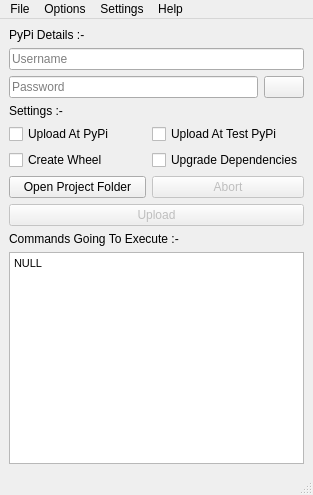
<?xml version="1.0" encoding="UTF-8"?>
<ui version="4.0">
 <class>MainWindow</class>
 <widget class="QMainWindow" name="MainWindow">
  <property name="geometry">
   <rect>
    <x>0</x>
    <y>0</y>
    <width>313</width>
    <height>495</height>
   </rect>
  </property>
  <property name="windowTitle">
   <string>PyPI Uploader</string>
  </property>
  <property name="windowIcon">
   <iconset>
    <normaloff>../../../../Downloads/upload.png</normaloff>../../../../Downloads/upload.png</iconset>
  </property>
  <property name="tabShape">
   <enum>QTabWidget::Rounded</enum>
  </property>
  <widget class="QWidget" name="centralwidget">
   <layout class="QGridLayout" name="gridLayout">
    <item row="5" column="0" colspan="2">
     <layout class="QGridLayout" name="gridLayout_2">
      <item row="2" column="1">
       <widget class="QPushButton" name="abort">
        <property name="enabled">
         <bool>false</bool>
        </property>
        <property name="text">
         <string>Abort</string>
        </property>
       </widget>
      </item>
      <item row="1" column="1">
       <widget class="QCheckBox" name="c4">
        <property name="toolTip">
         <string>Upgrade  dependencies to latest version</string>
        </property>
        <property name="text">
         <string>Upgrade Dependencies</string>
        </property>
        <property name="checked">
         <bool>false</bool>
        </property>
       </widget>
      </item>
      <item row="2" column="0">
       <widget class="QPushButton" name="opf">
        <property name="text">
         <string>Open Project Folder</string>
        </property>
       </widget>
      </item>
      <item row="0" column="1">
       <widget class="QCheckBox" name="c2">
        <property name="toolTip">
         <string>Upload realese at test.pypi.org</string>
        </property>
        <property name="statusTip">
         <string/>
        </property>
        <property name="text">
         <string>Upload At Test PyPi</string>
        </property>
       </widget>
      </item>
      <item row="1" column="0">
       <widget class="QCheckBox" name="c3">
        <property name="toolTip">
         <string>Creates a whl and tar.gz file of program using setup.py file.</string>
        </property>
        <property name="statusTip">
         <string/>
        </property>
        <property name="whatsThis">
         <string/>
        </property>
        <property name="text">
         <string>Create Wheel</string>
        </property>
        <property name="checked">
         <bool>false</bool>
        </property>
        <property name="tristate">
         <bool>false</bool>
        </property>
       </widget>
      </item>
      <item row="0" column="0">
       <widget class="QCheckBox" name="c1">
        <property name="toolTip">
         <string>Upload realese at pypi.org</string>
        </property>
        <property name="text">
         <string>Upload At PyPi</string>
        </property>
        <property name="checked">
         <bool>false</bool>
        </property>
       </widget>
      </item>
     </layout>
    </item>
    <item row="14" column="0" colspan="2">
     <widget class="QTextBrowser" name="commands_box">
      <property name="html">
       <string>&lt;!DOCTYPE HTML PUBLIC &quot;-//W3C//DTD HTML 4.0//EN&quot; &quot;http://www.w3.org/TR/REC-html40/strict.dtd&quot;&gt;
&lt;html&gt;&lt;head&gt;&lt;meta name=&quot;qrichtext&quot; content=&quot;1&quot; /&gt;&lt;meta charset=&quot;utf-8&quot; /&gt;&lt;style type=&quot;text/css&quot;&gt;
p, li { white-space: pre-wrap; }
&lt;/style&gt;&lt;/head&gt;&lt;body style=&quot; font-family:'Segoe UI'; font-size:9pt; font-weight:400; font-style:normal;&quot;&gt;
&lt;p style=&quot; margin-top:0px; margin-bottom:0px; margin-left:0px; margin-right:0px; -qt-block-indent:0; text-indent:0px;&quot;&gt;&lt;span style=&quot; font-family:'MS Shell Dlg 2'; font-size:8.25pt;&quot;&gt;NULL&lt;/span&gt;&lt;/p&gt;&lt;/body&gt;&lt;/html&gt;</string>
      </property>
     </widget>
    </item>
    <item row="13" column="0">
     <widget class="QLabel" name="commands">
      <property name="text">
       <string>Commands Going To Execute :-</string>
      </property>
     </widget>
    </item>
    <item row="12" column="0" colspan="2">
     <widget class="QPushButton" name="upload">
      <property name="enabled">
       <bool>false</bool>
      </property>
      <property name="text">
       <string>Upload</string>
      </property>
      <property name="icon">
       <iconset>
        <normaloff>../../../../Downloads/upload.png</normaloff>../../../../Downloads/upload.png</iconset>
      </property>
     </widget>
    </item>
    <item row="3" column="1">
     <widget class="QPushButton" name="show_hide">
      <property name="text">
       <string/>
      </property>
      <property name="icon">
       <iconset>
        <normaloff>../../../../Downloads/hide.png</normaloff>../../../../Downloads/hide.png</iconset>
      </property>
      <property name="flat">
       <bool>false</bool>
      </property>
     </widget>
    </item>
    <item row="2" column="0" colspan="2">
     <widget class="QLineEdit" name="pypi_username">
      <property name="placeholderText">
       <string>Username</string>
      </property>
     </widget>
    </item>
    <item row="4" column="0" colspan="2">
     <widget class="QLabel" name="settings">
      <property name="text">
       <string>Settings :-</string>
      </property>
     </widget>
    </item>
    <item row="1" column="0" colspan="2">
     <widget class="QLabel" name="details">
      <property name="text">
       <string>PyPi Details :-</string>
      </property>
     </widget>
    </item>
    <item row="3" column="0">
     <widget class="QLineEdit" name="pypi_password">
      <property name="text">
       <string/>
      </property>
      <property name="echoMode">
       <enum>QLineEdit::Password</enum>
      </property>
      <property name="placeholderText">
       <string>Password</string>
      </property>
     </widget>
    </item>
   </layout>
  </widget>
  <widget class="QMenuBar" name="menubar">
   <property name="geometry">
    <rect>
     <x>0</x>
     <y>0</y>
     <width>313</width>
     <height>22</height>
    </rect>
   </property>
   <widget class="QMenu" name="menuFile">
    <property name="title">
     <string>File</string>
    </property>
    <addaction name="actionOpen_Project_Folder"/>
    <addaction name="actionNew_Module"/>
   </widget>
   <widget class="QMenu" name="menuSettings">
    <property name="title">
     <string>Settings</string>
    </property>
    <widget class="QMenu" name="menuThemes">
     <property name="title">
      <string>Themes</string>
     </property>
     <addaction name="separator"/>
     <addaction name="actionDark"/>
     <addaction name="actionLight"/>
    </widget>
    <addaction name="menuThemes"/>
    <addaction name="actionReset_To_Default"/>
   </widget>
   <widget class="QMenu" name="menuHelp">
    <property name="title">
     <string>Help</string>
    </property>
    <addaction name="actionReport_A_Bug"/>
    <addaction name="separator"/>
    <addaction name="actionAbout_Up_To_PyPi"/>
    <addaction name="actionAbout_Qt"/>
   </widget>
   <widget class="QMenu" name="menuOptions">
    <property name="title">
     <string>Options</string>
    </property>
    <addaction name="actionUpload"/>
    <addaction name="actionAbort"/>
    <addaction name="actionClear_Text_Fields"/>
    <addaction name="separator"/>
    <addaction name="actionAdvance_Wheel_Creator"/>
   </widget>
   <addaction name="menuFile"/>
   <addaction name="menuOptions"/>
   <addaction name="menuSettings"/>
   <addaction name="menuHelp"/>
  </widget>
  <widget class="QStatusBar" name="statusbar"/>
  <action name="actionDark">
   <property name="checkable">
    <bool>true</bool>
   </property>
   <property name="checked">
    <bool>false</bool>
   </property>
   <property name="text">
    <string>Dark</string>
   </property>
  </action>
  <action name="actionLight">
   <property name="checkable">
    <bool>true</bool>
   </property>
   <property name="text">
    <string>Light</string>
   </property>
  </action>
  <action name="actionAbout_Up_To_PyPi">
   <property name="text">
    <string>About Up To PyPi</string>
   </property>
  </action>
  <action name="actionOpen_Project_Folder">
   <property name="text">
    <string>Open Project Folder</string>
   </property>
  </action>
  <action name="actionSave_User">
   <property name="checkable">
    <bool>true</bool>
   </property>
   <property name="checked">
    <bool>false</bool>
   </property>
   <property name="text">
    <string>Save User</string>
   </property>
  </action>
  <action name="actionClear_Text_Fields">
   <property name="text">
    <string>Clear Text Fields</string>
   </property>
   <property name="shortcut">
    <string>Ctrl+Z</string>
   </property>
  </action>
  <action name="actionReset_To_Default">
   <property name="text">
    <string>Reset To Default</string>
   </property>
  </action>
  <action name="actionSave_PyPi_Settings">
   <property name="checkable">
    <bool>true</bool>
   </property>
   <property name="text">
    <string>Save PyPi Settings</string>
   </property>
  </action>
  <action name="actionAdvance_Wheel_Creator">
   <property name="text">
    <string>Advance Wheel Creator</string>
   </property>
  </action>
  <action name="actionReport_A_Bug">
   <property name="text">
    <string>Report A Bug</string>
   </property>
  </action>
  <action name="actionRequest_New_Features">
   <property name="text">
    <string>Request New Features</string>
   </property>
  </action>
  <action name="actionNeed_Help">
   <property name="text">
    <string>Need Help ?</string>
   </property>
  </action>
  <action name="actionUpload">
   <property name="text">
    <string>Upload</string>
   </property>
  </action>
  <action name="actionAbort">
   <property name="text">
    <string>Abort</string>
   </property>
  </action>
  <action name="actionSave_A_bat_File">
   <property name="text">
    <string>Save A .bat File</string>
   </property>
   <property name="shortcut">
    <string>Ctrl+S</string>
   </property>
  </action>
  <action name="actionAbout_Qt">
   <property name="text">
    <string>About Qt</string>
   </property>
  </action>
  <action name="actionNew_Module">
   <property name="text">
    <string>New Module</string>
   </property>
  </action>
  <action name="actionUse_python_pip_Only">
   <property name="checkable">
    <bool>true</bool>
   </property>
   <property name="enabled">
    <bool>true</bool>
   </property>
   <property name="text">
    <string>Use python And pip Command Only</string>
   </property>
  </action>
 </widget>
 <resources/>
 <connections/>
</ui>
